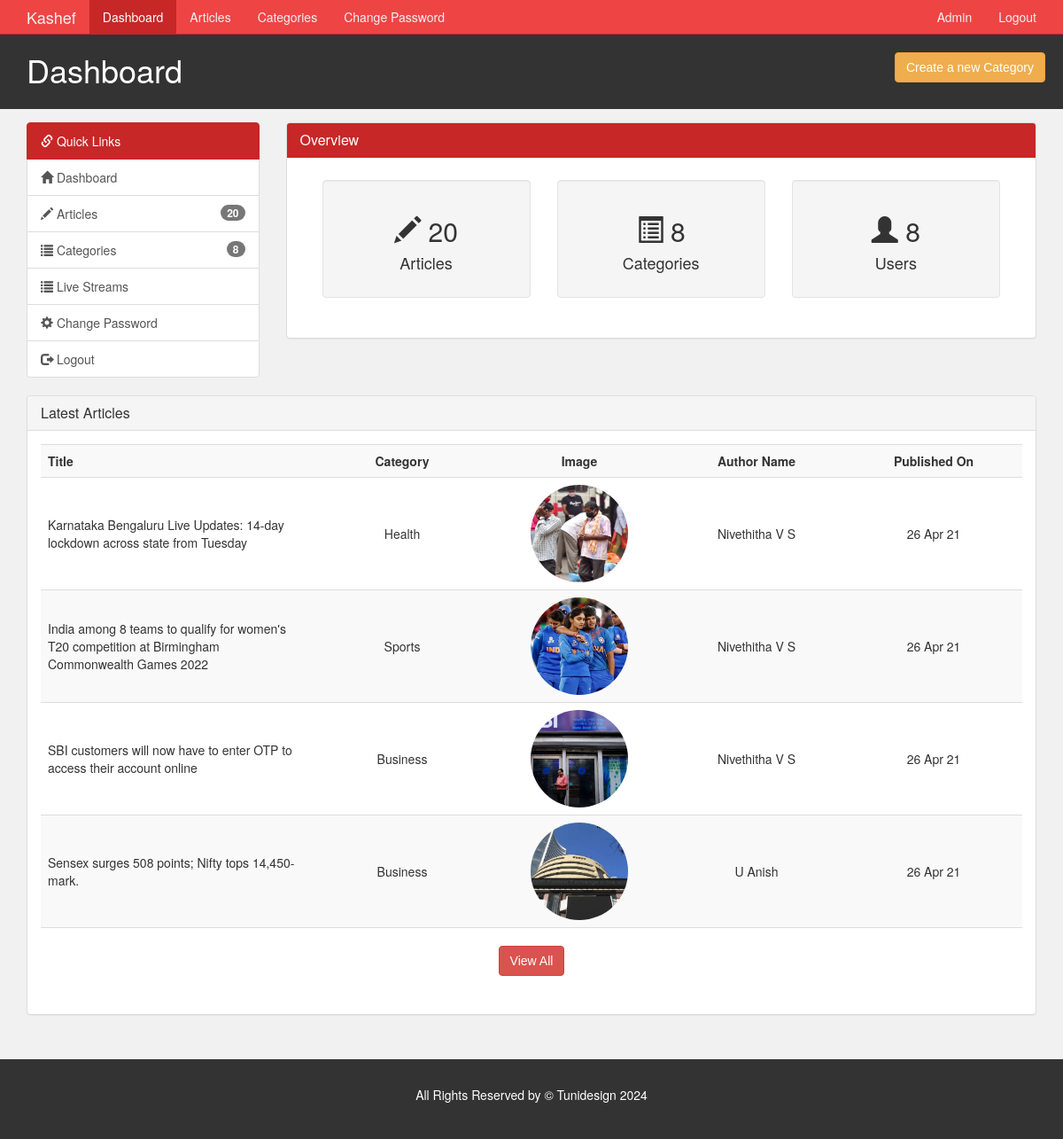
The page /admin/index.php (signed in) on the database its author committed.
### tables this page shows
CREATE TABLE `article` (
  `article_id` int(11) NOT NULL,
  `category_id` int(11) NOT NULL,
  `author_id` int(11) NOT NULL,
  `article_title` varchar(250) NOT NULL,
  `article_image` varchar(200) NOT NULL,
  `article_description` text NOT NULL,
  `article_date` date NOT NULL,
  `article_trend` tinyint(4) NOT NULL,
  `article_active` tinyint(4) NOT NULL
);

CREATE TABLE `category` (
  `category_id` int(11) NOT NULL,
  `category_name` varchar(45) NOT NULL,
  `category_color` varchar(35) NOT NULL,
  `category_image` varchar(250) NOT NULL,
  `category_description` varchar(350) NOT NULL
);

CREATE TABLE `author` (
  `author_id` int(11) NOT NULL,
  `author_name` varchar(35) NOT NULL,
  `author_password` varchar(100) NOT NULL,
  `author_email` varchar(45) NOT NULL
);

### admin/index.php (the view, shortened to what this page needs)
<?php
  require('./includes/nav.inc.php');
?>
<section id="main">
  <div class="container">
    <div class="row">
      <?php
        $user_sql =  "SELECT COUNT(user_id)
                        AS no_of_users
                        FROM user";
        $user_result = mysqli_query($con,$user_sql);
        $user_data = mysqli_fetch_assoc($user_result);
        $no_of_users = $user_data['no_of_users'];
        require('./includes/quick-links.inc.php');
      ?>
      <div class="col-md-9">
        <div class="panel panel-default">
          <div class="panel-heading main-color-bg">
            <h3 class="panel-title">Overview</h3>
          </div>
          <div class="panel-body" style="padding: 2.5rem;">
            <div class="col-md-4">
              <div class="well dash-box">
                <h2>
                  <span class="glyphicon glyphicon-pencil"></span>
                  <?php echo $no_of_articles;?>
                </h2>
                <h4>Articles</h4>
              </div>
            </div>
            <div class="col-md-4">
              <div class="well dash-box">
                <h2>
                  <span class="glyphicon glyphicon-list-alt" aria-hidden="true"></span>
                  <?php echo $no_of_categories;?>
                </h2>
                <h4>Categories</h4>
              </div>
            </div>
            <div class="col-md-4">
              <div class="well dash-box">
                <h2>
                  <span class="glyphicon glyphicon-user"></span>
                  <?php echo $no_of_users;?>
                </h2>
                <h4>Users</h4>
              </div>
            </div>
          </div>
        </div>
      </div>
    </div>
    <div class="row">
      <?php
        $sql = "SELECT article.article_title,
                article.article_date,
                article.article_image,
                category.category_name,
                author.author_name
                FROM article, category, author
                WHERE article.category_id = category.category_id
                AND article.author_id  = author.author_id
                ORDER BY article_date DESC
                LIMIT 4";
        $result = mysqli_query($con,$sql);
        $row = mysqli_num_rows($result);
      ?>
      <div class="col-md-12">
        <div class="panel panel-default">
          <div class="panel-heading">
            <h4 class="panel-title">Latest Articles</h4>
          </div>
          <div class="panel-body">
            <table class="table table-striped article-list table-hover">
              <tr>
                <th>Title</th>
                <th>Category</th>
                <th>Image</th>
                <th>Author Name</th>
                <th>Published On</th>
              </tr>
              <?php
                if($row > 0) {
                  while($data = mysqli_fetch_assoc($result)) {
                    $category_name = $data['category_name'];
                    $author_name = $data['author_name'];
                    $article_title = $data['article_title'];
                    $article_image = $data['article_image'];
                    $article_date = $data['article_date'];
                    $article_date = date("d M y",strtotime($article_date));
                    echo '
                      <tr>
                        <td>
                          '.$article_title.'
                        </td>
                        <td>
                          '.$category_name.'
                        </td>
                        <td>
                          <img src="../assets/images/articles/'.$article_image.'" />
                        </td>
                        <td>
                          '.$author_name.'
                        </td>
                        <td>
                          '.$article_date.'
                        </td>
                      </tr>
                    ';
                  }
                  echo '
                    <tr>
                      <td colspan="5" align="center" style="padding-top: 2rem;">
                        <a href="./articles.php" class="btn btn-danger ">View All</a>
                      </td>
                    </tr>
                  ';
                }
              ?>
            </table>
          </div>
        </div>
      </div>
    </div>
  </div>
</section>
<?php
  require('./includes/footer.inc.php')
?>

### assets/css/partials/4-component.css (style rules this page uses)
.container { width: 100%; padding-right: 15px; padding-left: 15px; margin-right: auto; margin-left: auto; }
.btn { display: inline-block; border: none; background: var(--dark-color); color: #fff; text-decoration: none; font-family: var(--ff-nunito); padding: 0.5rem 0.75rem; border-radius: var(--border-radius); transition: all 200ms ease-in-out; }

### assets/css/admin/style.css (style rules this page uses)
body { background: var(--light-color); }
.main-color-bg { background-color: var(--primary-color) !important; border-color: var(--primary-color) !important; color: #ffffff !important; }
.dash-box { text-align: center; }
.article-list td img { border-radius: 50%; object-fit: cover; height: 11rem; text-align: left; width: 11rem; }
.article-list td:not(:first-child), .article-list th:not(:first-child) { text-align: center; }
.article-list th, .article-list td { min-width: 200px; vertical-align: middle !important; }
#main { min-height: 57.2vh; }

### assets/css/partials/1-variables.css (style rules this page uses)
:root { --primary-color: #c72727; --secondary-color: #f99500; --light-color: #f1f1f1; --dark-color: #50514f; --black-color: #333333; --tag-trend-color: #fa163f; --tag-yellow-color: #ffbe0b; --tag-purple-color: #8338ec; --tag-blue-color: #3a86ff; --tag-green-color: #00ff73; --tag-orange-color: #ef4339; --tag-pink-color: #ff0a54; --tag-brown-color: #663f3f; --hover-color: #ee4444; --active-color: #b90615; --ts-vs: 0.56rem; --ts-sml: 0.8rem; --ts-md: 1.1rem; --ts-lg: 1.25rem; --hs-vs: 1.3rem; --hs-sml: 2rem; --hs-md: 2.5rem; --hs-lg: 3rem; --ff-monts: "Montserrat", sans-serif; --ff-nunito: "Nunito Sans", sans-serif; --ff-noto: "Noto Serif", serif; --ff-robo: "Roboto", sans-serif; --border-radius: 5px; }

### rows shown on the page
article: article_title "Karnataka Bengaluru Live Updates: 14-day lockdown across state from Tuesday", category.category_name "Health", article_image (picture), author.author_name "Nivethitha V S", article_date "26 Apr 21"
article: article_title "India among 8 teams to qualify for women's T20 competition at Birmingham Commonwealth Games 2022", category.category_name "Sports", article_image (picture), author.author_name "Nivethitha V S", article_date "26 Apr 21"
article: article_title "SBI customers will now have to enter OTP to access their account online", category.category_name "Business", article_image (picture), author.author_name "Nivethitha V S", article_date "26 Apr 21"
article: article_title "Sensex surges 508 points; Nifty tops 14,450-mark.", category.category_name "Business", article_image (picture), author.author_name "U Anish", article_date "26 Apr 21"

### other values the page prints
$admin_name "Admin"
$page_title "Dashboard"
$no_of_articles "20"
$no_of_categories "8"
$no_of_users "8"
